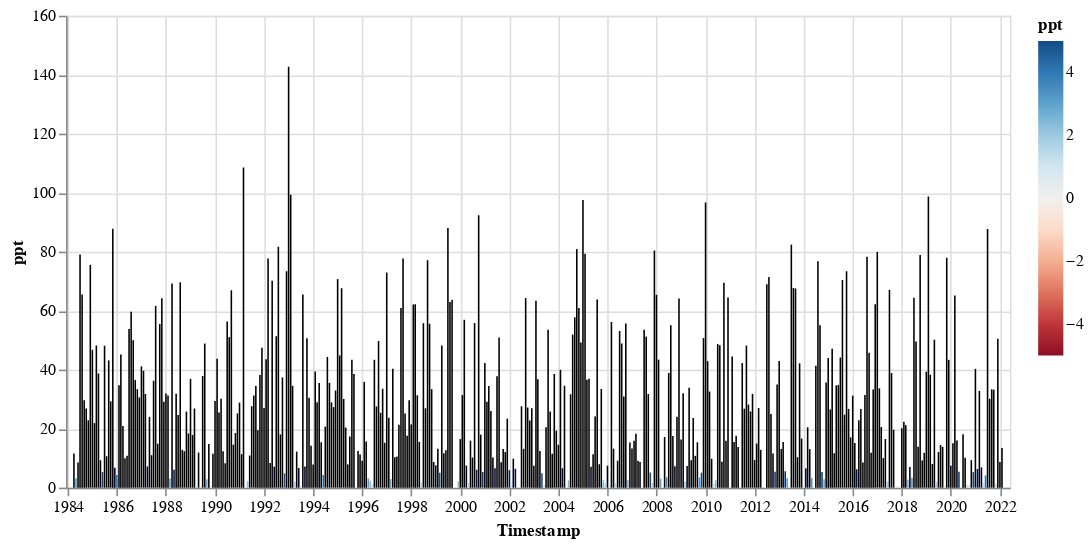

The cell this chart's notebook holds for it:
### Code cell
alt.Chart(ppt_df).mark_bar(size=1).encode(
    x='Timestamp:T',
    y='ppt:Q',
    color=alt.Color(
        'ppt:Q', scale=alt.Scale(scheme='redblue', domain=(-5, 5))),
    tooltip=[
        alt.Tooltip('Timestamp:T', title='Date'),
        alt.Tooltip('ppt:Q', title='ppt')
    ]).properties(width=600, height=300)

### Figure 1 — Vega-Lite specification as saved in the notebook (floating-point values rounded to 4 significant figures; data arrays with more than 128 entries replaced by an {"elided": "..."} marker saying what was removed)
{"config": {"view": {"continuousWidth": 400, "continuousHeight": 300}}, "data": {"name": "data-5a7c819d4c9664bf3ff1f7ac8cbd2980"}, "mark": {"type": "bar", "size": 1}, "encoding": {"color": {"field": "ppt", "scale": {"domain": [-5, 5], "scheme": "redblue"}, "type": "quantitative"}, "tooltip": [{"field": "Timestamp", "title": "Date", "type": "temporal"}, {"field": "ppt", "title": "ppt", "type": "quantitative"}], "x": {"field": "Timestamp", "type": "temporal"}, "y": {"field": "ppt", "type": "quantitative"}}, "height": 300, "width": 600, "$schema": "https://vega.github.io/schema/vega-lite/v4.17.0.json", "datasets": {"data-5a7c819d4c9664bf3ff1f7ac8cbd2980": {"elided": "455 records"}}}
